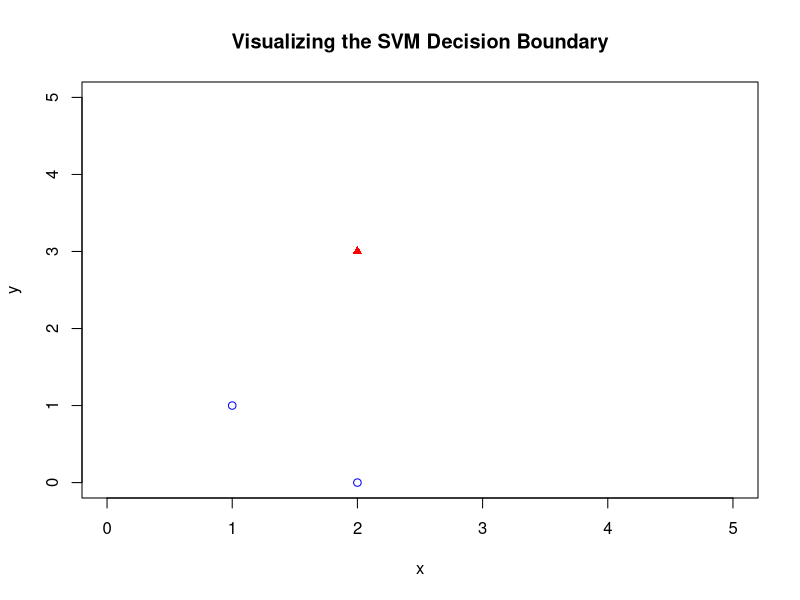
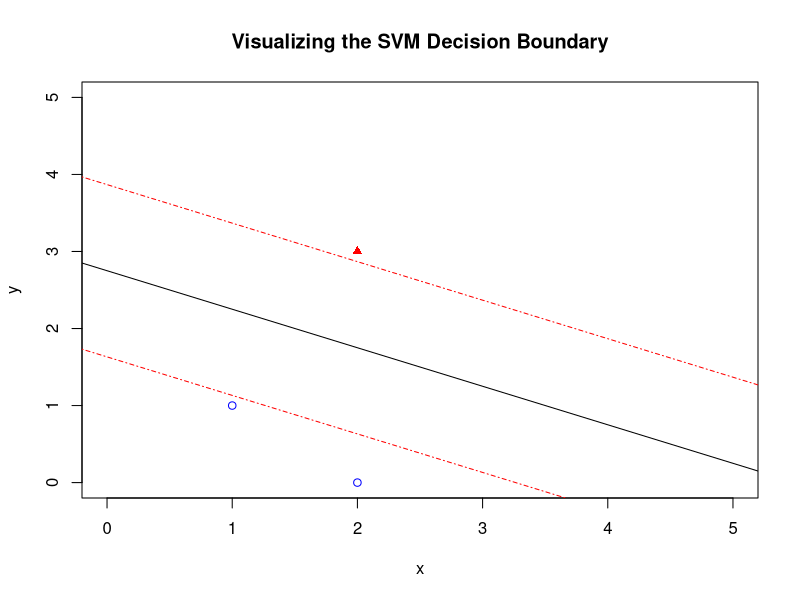

The R script that drew these images, in order:
## ---- chunk 1
knitr::opts_chunk$set(echo = FALSE)
## ---- chunk 2
x <- c(1,2)
y <- c(1,0)

plot(x,y, col="blue",
     main="Visualizing the SVM Decision Boundary",
     xlim=c(0,5),
     ylim=c(0,5))
points(2,3,pch=17, col = "red")

## ---- chunk 3
x <- c(1,2)
y <- c(1,0)

plot(x,y, col="blue",
     main="Visualizing the SVM Decision Boundary",
     xlim=c(0,5),
     ylim=c(0,5))
points(2,3,pch=17, col = "red")
abline(a=11/4,b=-.5)
abline(a=(11/4)+((sqrt(5))/2),b=-.5,lty='dotdash',col='red')
abline(a=(11/4)-((sqrt(5))/2),b=-.5,lty='dotdash',col='red')
